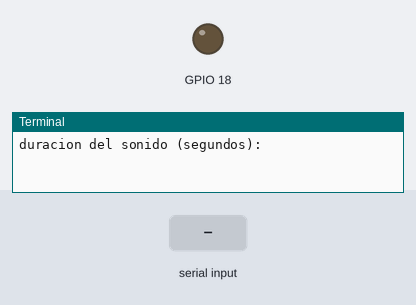
This program was run on a simulated Raspberry Pi (BCM pin numbers). Shown: output pins drawn as LEDs (lit = HIGH), the last lines printed to the terminal. The test bench sets the inputs (shaded band). The clock reads 2024-03-15 10:24:30 at power-on unless the program sets it.

Above: at 1.2 s.
1.3 s: "5" typed at the terminal, then Enter
2.8 s: "90" typed at the terminal, then Enter
4.3 s: "200" typed at the terminal, then Enter
At 5.6 s:
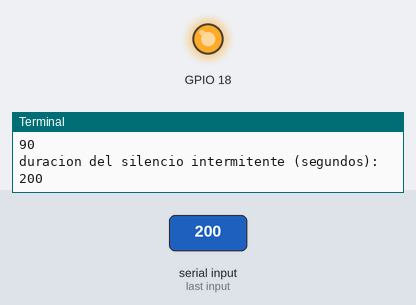
Timing chart, 0 to 7.3 s (numbered marks = the images above; inputs shaded):
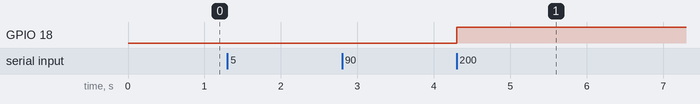

The program:

2.07_ConectorGPIO_ControlarBuzzerActivo_Ejercicio4.py
```python
#############################################
#_____https://frambuesa-pi.blogspot.com/____#
#___https://github.com/frambuesa-pi/python__#
#############################################
# importamos la libreria GPIO
import RPi.GPIO as GPIO
# importamos la libreria time
import time
# desactivamos mensajes de error
GPIO.setwarnings(False)
# indicamos el uso de  la identificacion BCM para los GPIO
GPIO.setmode(GPIO.BCM)
# indicamos que el GPIO18 es de salida de corriente
GPIO.setup(18,GPIO.OUT)
# definimos una funcion que recibe tres parametros y que genera con un
# bucle el sonido intermitente
def encender_timbre(tiempo_total,tiempo_activo,tiempo_pausa):
    # guardo en una variable el momento actual en segundos
    inicio=time.time()
    # guardo en una variable el momento actual mÃ¡s los segundos de duracion
    final=time.time()+tiempo_total
    # mientras la primera variable no supere a la segunda se repite el bucle
    while inicio<final:
        # enviamos la orden de encender el timbre
        GPIO.output(18, True)
        # con esta orden mantenemos el sonido el tiempo indicado
        time.sleep(tiempo_activo)
        # enviamos la orden de apagar el timbre
        GPIO.output(18, False)
        # con esta orden mantenemos el silencio el tiempo indicado
        time.sleep(tiempo_pausa)
        # actualizo la variable para controlar el tiempo que ha pasado
        inicio=time.time()
    else:
        # si la primera variable no es inferior a la segunda
        # se ha superado el tiempo y paramos el sonido
        GPIO.output(18, False)
#
# creamos bucle infinito que solicita los datos al usuario para ejecutar
# la funcion
while(True):
    # solicitamos al usuario que introduzca los segundos de duracion
    segundos_d=int(input("duracion del sonido (segundos): " ))
    # solicitamos al usuario el tiempo del sonido activo
    tiempo_sonido=float(input("duracion del sonido intermitente (segundos): "))
    # solicitamos al usuario el tiempo del sonido en pausa
    tiempo_silencio=float(input("duracion del silencio intermitente (segundos): "))
    # llamamos a la funcion que enciende el timbre con los valores
    encender_timbre(segundos_d,tiempo_sonido,tiempo_silencio)
```

Measured:
- after the input at 4.3 s, GPIO 18: LOW → HIGH at once
